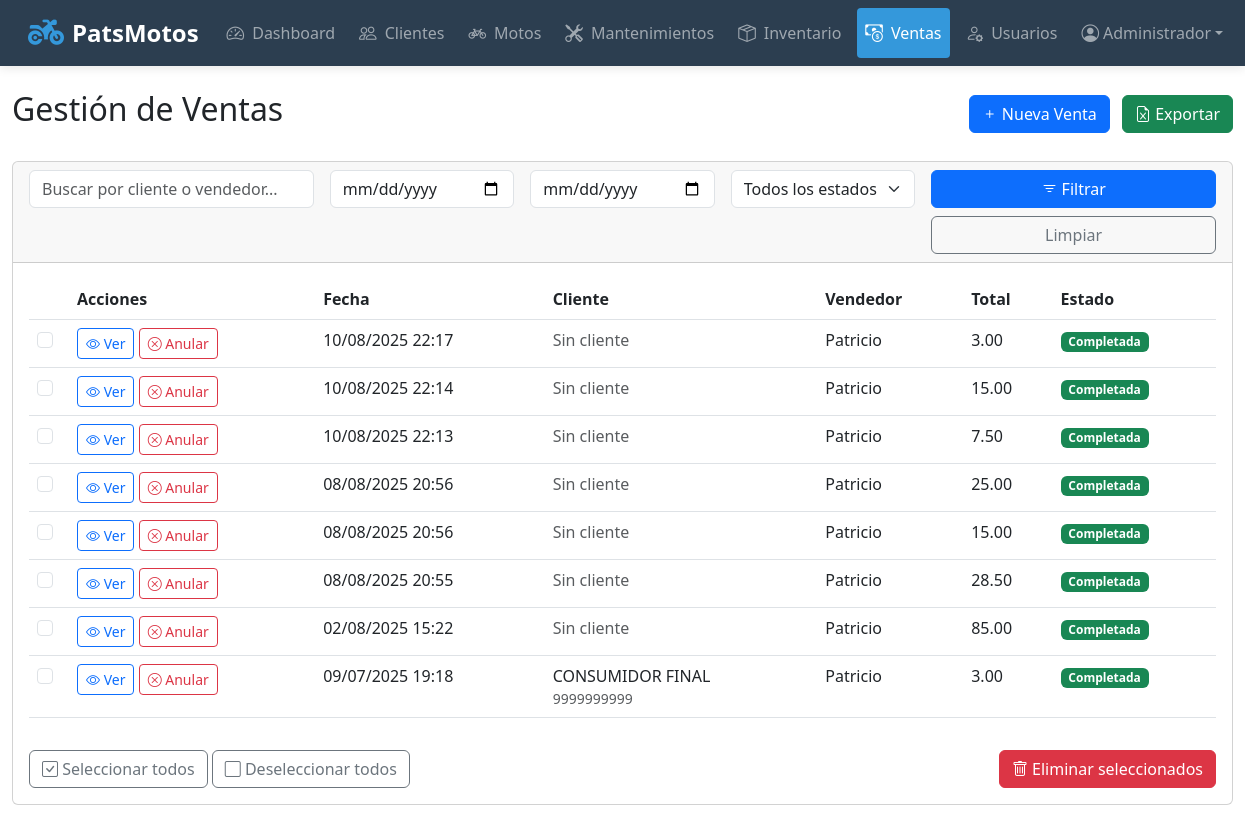
The app's page /ventas.php (signed in) with its own data.
### tables this page shows
CREATE TABLE `ventas` (
  `id` int(11) NOT NULL,
  `cliente_id` int(11) DEFAULT NULL,
  `usuario_id` int(11) NOT NULL,
  `fecha` timestamp NULL DEFAULT current_timestamp(),
  `total` decimal(10,2) NOT NULL,
  `estado` enum('pendiente','completada','cancelada') DEFAULT 'completada'
);

CREATE TABLE `usuarios` (
  `id` int(11) NOT NULL,
  `nombre` varchar(100) NOT NULL,
  `email` varchar(100) NOT NULL,
  `password` varchar(255) NOT NULL,
  `rol` enum('administrador','empleado') NOT NULL,
  `fecha_registro` timestamp NULL DEFAULT current_timestamp(),
  `ultimo_login` timestamp NULL DEFAULT NULL,
  `activo` tinyint(1) DEFAULT 1
);

CREATE TABLE `clientes` (
  `id` int(11) NOT NULL,
  `nombres` varchar(100) NOT NULL,
  `cedula` varchar(20) NOT NULL,
  `telefono` varchar(20) DEFAULT NULL,
  `email` varchar(100) DEFAULT NULL,
  `direccion` text DEFAULT NULL,
  `fecha_registro` timestamp NULL DEFAULT current_timestamp()
);

### config.php (called while the page is built, shortened)
<?php
function hasRole($role) {
    return isset($_SESSION['user_role']) && $_SESSION['user_role'] === $role;
}
?>

### ventas.php (the view, shortened to what this page needs)
<?php
require_once 'config.php';
$por_pagina = 20;
$pagina = isset($_GET['pagina']) ? max(1, intval($_GET['pagina'])) : 1;
$offset = ($pagina - 1) * $por_pagina;
$search = isset($_GET['search']) ? trim($_GET['search']) : '';
$fecha_inicio = isset($_GET['fecha_inicio']) ? $_GET['fecha_inicio'] : '';
$fecha_fin = isset($_GET['fecha_fin']) ? $_GET['fecha_fin'] : '';
$estado = isset($_GET['estado']) ? $_GET['estado'] : '';
$query = "SELECT SQL_CALC_FOUND_ROWS
                 v.id, v.fecha, v.total, v.estado,
                 u.nombre as vendedor,
                 c.nombres as cliente_nombre, c.cedula as cliente_cedula
          FROM ventas v
          JOIN usuarios u ON v.usuario_id = u.id
          LEFT JOIN clientes c ON v.cliente_id = c.id";
$query .= " ORDER BY v.fecha DESC LIMIT :limit OFFSET :offset";
$stmt = $conn->prepare($query);
$stmt->bindValue(':limit', $por_pagina, PDO::PARAM_INT);
$stmt->bindValue(':offset', $offset, PDO::PARAM_INT);
$stmt->execute();
$ventas = $stmt->fetchAll(PDO::FETCH_ASSOC);
?>
<!DOCTYPE html>
<html lang="es">
<head>
    <link href="https://cdn.jsdelivr.net/npm/bootstrap@5.3.0/dist/css/bootstrap.min.css" rel="stylesheet">
    <link href="https://cdn.jsdelivr.net/npm/bootstrap-icons@1.10.0/font/bootstrap-icons.css" rel="stylesheet">
    <link href="https://cdnjs.cloudflare.com/ajax/libs/font-awesome/6.5.0/css/all.min.css" rel="stylesheet">
</head>
<body>
    <?php include 'navbar.php'; ?>
    <div class="container-fluid mt-4">
        <div class="d-flex justify-content-between align-items-center mb-4">
            <h2>Gestión de Ventas</h2>
            <div>
                <a href="nueva_venta.php" class="btn btn-primary">
                    <i class="bi bi-plus"></i> Nueva Venta
                </a>
                <?php if (hasRole('administrador')): ?>
                    <a href="exportar_ventas.php" class="btn btn-success ms-2">
                        <i class="bi bi-file-earmark-excel"></i> Exportar
                    </a>
                <?php endif; ?>
            </div>
        </div>
        <div class="card mb-4">
            <div class="card-header">
                <form method="GET" class="row g-3" id="filtroForm">
                    <div class="col-md-3">
                        <input type="text" name="search" class="form-control" placeholder="Buscar por cliente o vendedor..." value="<?php echo htmlspecialchars($search); ?>">
                    </div>
                    <div class="col-md-2">
                        <input type="date" name="fecha_inicio" class="form-control" placeholder="Fecha inicio" value="<?php echo htmlspecialchars($fecha_inicio); ?>">
                    </div>
                    <div class="col-md-2">
                        <input type="date" name="fecha_fin" class="form-control" placeholder="Fecha fin" value="<?php echo htmlspecialchars($fecha_fin); ?>">
                    </div>
                    <div class="col-md-2">
                        <select class="form-select" name="estado">
                            <option value="todos" <?php echo $estado === 'todos' || $estado === '' ? 'selected' : ''; ?>>Todos los estados</option>
                        </select>
                    </div>
                    <div class="col-md-3">
                        <button type="submit" class="btn btn-primary w-100"><i class="bi bi-filter"></i> Filtrar</button>
                        <a href="ventas.php" class="btn btn-outline-secondary w-100 mt-2">Limpiar</a>
                    </div>
                </form>
            </div>
            <div class="card-body">
                <form method="POST" id="formEliminarMasivo">
                    <div class="table-responsive">
                        <table class="table table-hover">
                            <thead>
                                <tr>
                                    <th width="40px"></th>
                                    <th>Acciones</th>
                                    <th>Fecha</th>
                                    <th>Cliente</th>
                                    <th>Vendedor</th>
                                    <th>Total</th>
                                    <th>Estado</th>
                                </tr>
                            </thead>
                            <tbody>
                                <?php if (empty($ventas)): ?>
                                    <tr>
                                        <td colspan="7" class="text-center">No se encontraron ventas</td>
                                    </tr>
                                <?php else: ?>
                                    <?php foreach ($ventas as $venta): ?>
                                        <tr>
                                            <td>
                                                <?php if (hasRole('administrador')): ?>
                                                    <input type="checkbox" class="form-check-input" name="ids[]" value="<?php echo $venta['id']; ?>">
                                                <?php endif; ?>
                                            </td>
                                            <td>
                                                <button type="button" class="btn btn-sm btn-outline-primary ver-detalle"
                                                        data-id="<?php echo $venta['id']; ?>"
                                                        data-fecha="<?php echo date('d/m/Y H:i', strtotime($venta['fecha'])); ?>"
                                                        data-cliente="<?php echo $venta['cliente_nombre'] ? htmlspecialchars($venta['cliente_nombre'] . ' (' . $venta['cliente_cedula'] . ')') : 'Sin cliente'; ?>"
                                                        data-vendedor="<?php echo htmlspecialchars($venta['vendedor']); ?>"
                                                        data-total="<?php echo number_format($venta['total'], 2); ?>"
                                                        data-estado="<?php echo $venta['estado']; ?>">
                                                    <i class="bi bi-eye"></i> Ver
                                                </button>
                                                <?php if ($venta['estado'] !== 'cancelada'): ?>
                                                    <a href="ventas.php?accion=anular&id=<?php echo $venta['id']; ?>" class="btn btn-sm btn-outline-danger" onclick="return confirm('¿Estás seguro de anular esta venta? Se restablecerá el stock.')">
                                                        <i class="bi bi-x-circle"></i> Anular
                                                    </a>
                                                <?php elseif (hasRole('administrador')): ?>
                                                    <a href="ventas.php?accion=eliminar&id=<?php echo $venta['id']; ?>" class="btn btn-sm btn-outline-danger" onclick="return confirm('¿Estás seguro de ELIMINAR COMPLETAMENTE esta venta? Esta acción no se puede deshacer.')">
                                                        <i class="bi bi-trash"></i> Eliminar
                                                    </a>
                                                <?php endif; ?>
                                            </td>
                                            <td><?php echo date('d/m/Y H:i', strtotime($venta['fecha'])); ?></td>
                                            <td>
                                                <?php if ($venta['cliente_nombre']): ?>
                                                    <?php echo htmlspecialchars($venta['cliente_nombre']); ?>
                                                    <small class="text-muted d-block"><?php echo htmlspecialchars($venta['cliente_cedula']); ?></small>
                                                <?php else: ?>
                                                    <span class="text-muted">Sin cliente</span>
                                                <?php endif; ?>
                                            </td>
                                            <td><?php echo htmlspecialchars($venta['vendedor']); ?></td>
                                            <td><?php echo number_format($venta['total'], 2); ?></td>
                                            <td>
                                                <span class="badge
                                                    <?php
                                                    switch($venta['estado']) {
                                                        case 'completada': echo 'bg-success'; break;
                                                    }
                                                    ?>">
                                                    <?php echo ucfirst($venta['estado']); ?>
                                                </span>
                                            </td>
                                        </tr>
                                    <?php endforeach; ?>
                                <?php endif; ?>
                            </tbody>
                        </table>
                    </div>
                    <?php if (hasRole('administrador') && !empty($ventas)): ?>
                        <div class="mt-3">
                            <button type="button" class="btn btn-outline-secondary" id="seleccionarTodos">
                                <i class="bi bi-check-square"></i> Seleccionar todos
                            </button>
                            <button type="button" class="btn btn-outline-secondary" id="deseleccionarTodos">
                                <i class="bi bi-square"></i> Deseleccionar todos
                            </button>
                            <button type="submit" name="eliminar_seleccionados" class="btn btn-danger float-end" onclick="return confirm('¿Estás seguro de eliminar las ventas seleccionadas? Esta acción no restablecerá el stock y no se puede deshacer.')">
                                <i class="bi bi-trash"></i> Eliminar seleccionados
                            </button>
                        </div>
                    <?php endif; ?>
                </form>
            </div>
        </div>
    </div>
</body>
</html>

### ventas.php (style rules this page uses)
.table-responsive { overflow-x: auto; }
.table th { white-space: nowrap; }
.form-check-input { margin-left: 0; }
.badge { font-size: 0.9em; }

### navbar.php (style rules this page uses)
:root { --navbar-bg: #2c3e50; --navbar-hover: #34495e; --primary-accent: #3498db; --badge-color: #e74c3c; }

### records on screen
ventas: fecha "10/08/2025 22:17", shows "Sin cliente", usuario.nombre "Patricio", total "3.00", estado "Completada"
ventas: fecha "10/08/2025 22:14", shows "Sin cliente", usuario.nombre "Patricio", total "15.00", estado "Completada"
ventas: fecha "10/08/2025 22:13", shows "Sin cliente", usuario.nombre "Patricio", total "7.50", estado "Completada"
ventas: fecha "08/08/2025 20:56", shows "Sin cliente", usuario.nombre "Patricio", total "25.00", estado "Completada"
ventas: fecha "08/08/2025 20:56", shows "Sin cliente", usuario.nombre "Patricio", total "15.00", estado "Completada"
ventas: fecha "08/08/2025 20:55", shows "Sin cliente", usuario.nombre "Patricio", total "28.50", estado "Completada"
ventas: fecha "02/08/2025 15:22", shows "Sin cliente", usuario.nombre "Patricio", total "85.00", estado "Completada"
ventas: fecha "09/07/2025 19:18", cliente.nombres "CONSUMIDOR FINAL", cliente.cedula "9999999999", usuario.nombre "Patricio", total "3.00", estado "Completada"

### other values on screen
$item['title'] "Dashboard"
$item['title'] "Clientes"
$item['title'] "Motos"
$item['title'] "Mantenimientos"
$item['title'] "Inventario"
$item['title'] "Ventas"
$item['title'] "Usuarios"
$userName "Administrador"
